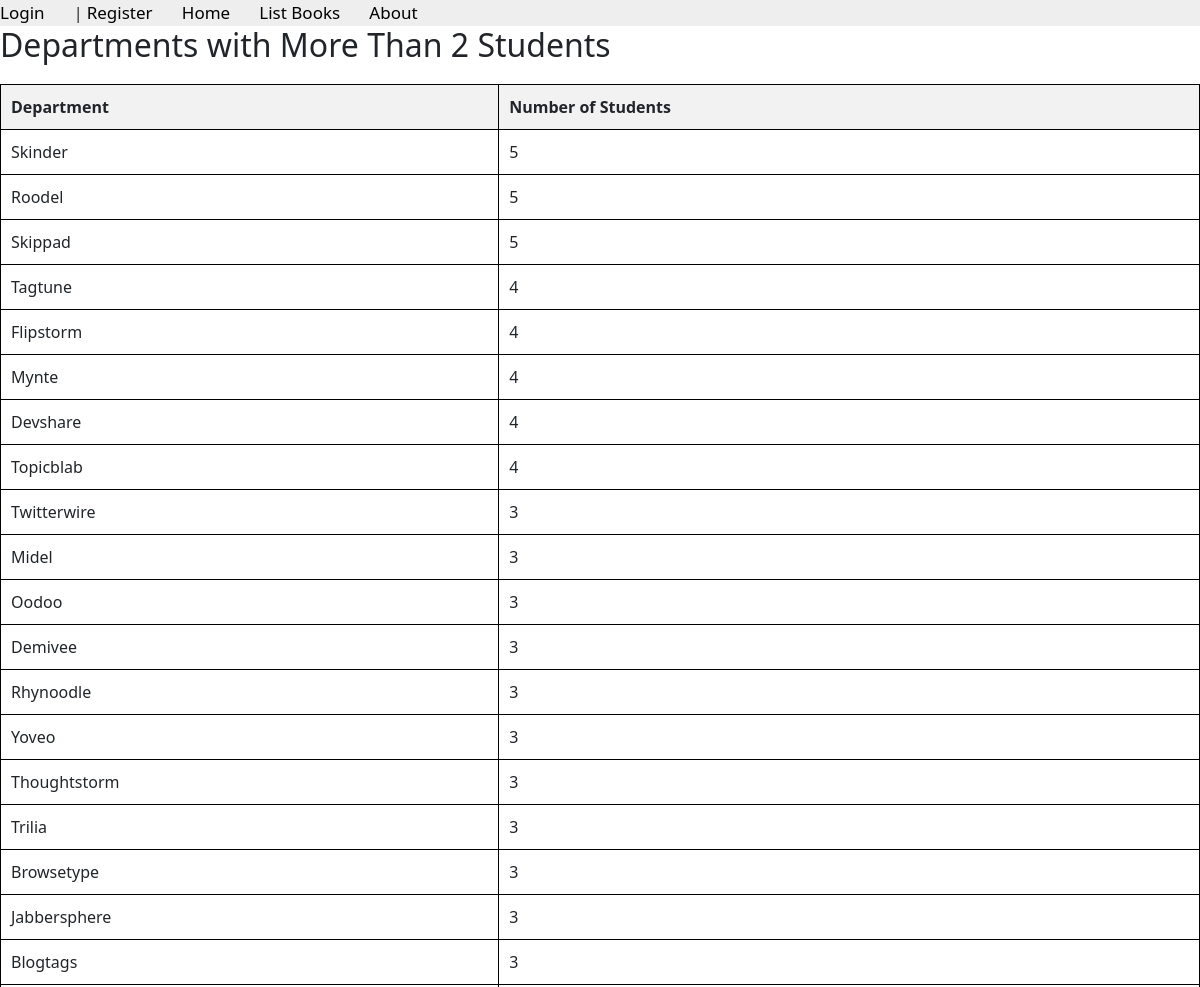
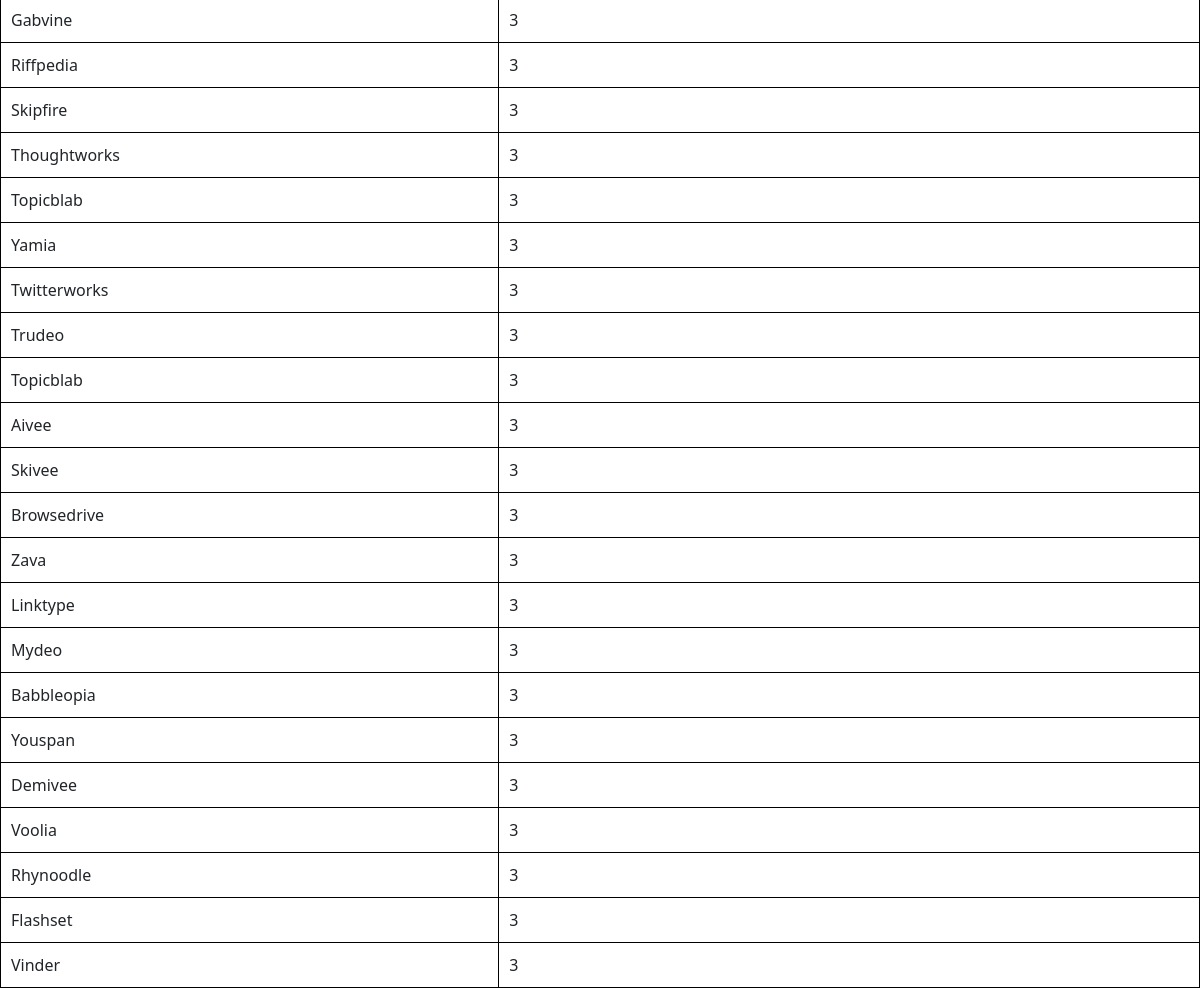
Screenshot of /books/lab9/task4 with the database file from the repository (2 pictures, top to bottom).
### apps/bookmodule/models.py (models this page shows)
class Department(models.Model):
    name = models.CharField(max_length = 100, null=True, blank=True)

### apps/bookmodule/views.py (the view)
# urls.py: path('lab9/task4', views.lab9_task4 , name='lab9_task4'),
def lab9_task4(request):
    departments = Department.objects.annotate(student_count=Count('student3')) \
        .filter(student_count__gt=2) \
        .order_by('-student_count')
    return render(request, 'bookmodule/student_GT_2.html', {'departments_with_more_than_two': departments})

### apps/templates/bookmodule/student_GT_2.html (shortened to what this page needs)
{% extends "layouts/base.html" %}
{% load static %}
{% block content %}
<h2>Departments with More Than 2 Students</h2>
<table>
    <tr>
        <th>Department</th>
        <th>Number of Students</th>
    </tr>
    {% for dept in departments_with_more_than_two %}
        <tr>
            <td>{{ dept.name }}</td>
            <td>{{ dept.student_count }}</td>
        </tr>
    {% empty %}
        <tr>
            <td colspan="2">No departments found with more than 2 students.</td>
        </tr>
    {% endfor %}
</table>
{% endblock content %}

### apps/templates/bookmodule/student_GT_2.html (style rules this page uses)
table { width: 100%; border-collapse: collapse; margin-top: 20px; }
th, td { border: 1px solid black; padding: 10px; text-align: left; }
th { background-color: #f2f2f2; }

### rows the page displays
Department: name "Skinder", student_count "5"
Department: name "Roodel", student_count "5"
Department: name "Skippad", student_count "5"
Department: name "Tagtune", student_count "4"
Department: name "Flipstorm", student_count "4"
Department: name "Mynte", student_count "4"
Department: name "Devshare", student_count "4"
Department: name "Topicblab", student_count "4"
Department: name "Twitterwire", student_count "3"
Department: name "Midel", student_count "3"
Department: name "Oodoo", student_count "3"
Department: name "Demivee", student_count "3"
Department: name "Rhynoodle", student_count "3"
Department: name "Yoveo", student_count "3"
Department: name "Thoughtstorm", student_count "3"
Department: name "Trilia", student_count "3"
Department: name "Browsetype", student_count "3"
Department: name "Jabbersphere", student_count "3"
Department: name "Blogtags", student_count "3"
Department: name "Gabvine", student_count "3"
Department: name "Riffpedia", student_count "3"
Department: name "Skipfire", student_count "3"
Department: name "Thoughtworks", student_count "3"
Department: name "Topicblab", student_count "3"
Department: name "Yamia", student_count "3"
Department: name "Twitterworks", student_count "3"
Department: name "Trudeo", student_count "3"
Department: name "Topicblab", student_count "3"
Department: name "Aivee", student_count "3"
Department: name "Skivee", student_count "3"
Department: name "Browsedrive", student_count "3"
Department: name "Zava", student_count "3"
Department: name "Linktype", student_count "3"
Department: name "Mydeo", student_count "3"
Department: name "Babbleopia", student_count "3"
Department: name "Youspan", student_count "3"
Department: name "Demivee", student_count "3"
Department: name "Voolia", student_count "3"
Department: name "Rhynoodle", student_count "3"
Department: name "Flashset", student_count "3"
Department: name "Vinder", student_count "3"
